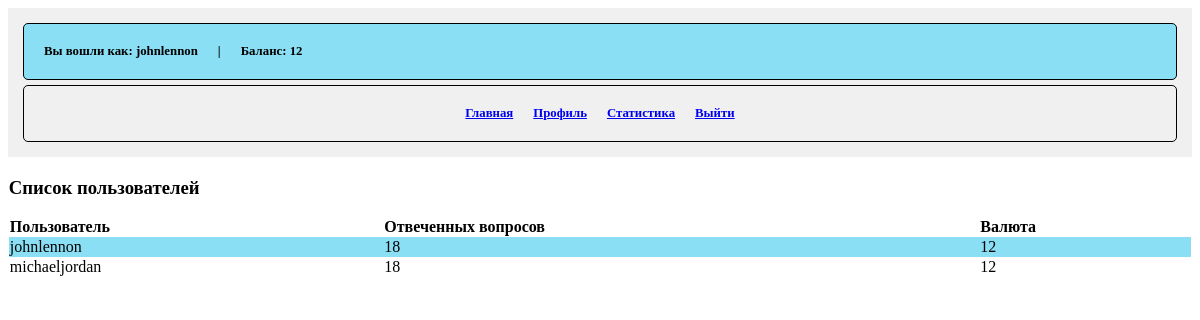
Screenshot of /users/ (signed in) with the database file from the repository.
### polls/models.py (models this page shows, shortened)
class UserProfile(models.Model):
    user = models.OneToOneField(User, on_delete=models.CASCADE)
    currency = models.IntegerField(default=0)
    background_color = models.CharField(max_length=7, default='#FFFFFF')
    border_color = models.CharField(max_length=7, default='#000000')

### polls/views.py (the view)
# urls.py: path('users/', views.user_list, name='user_list'),
def user_list(request):
    users = UserProfile.objects.all().select_related('user')
    answers = UserAnswer.objects.all()
    return render(request, 'user_list.html', {'users': users})

### polls/templates/user_list.html
{% extends 'base.html' %}
{% block content %}
    <h3>Список пользователей</h3>
    <table style="border-collapse: collapse;">
        <tr align="left">
            <th>Пользователь</th>
            <th>Отвеченных вопросов</th>
            <th>Валюта</th>
        </tr>
        {% for profile in users %}
            <tr style="background-color: {{ profile.background_color }}; border-color: {{ profile.border_color }};">
                <td>{{ profile.user.username }}</td>
                <td>{{ profile.user.useranswer_set.count }}</td>
                <td>{{ profile.currency }}</td>
            </tr>
        {% endfor %}
    </table>
{% endblock %}

### polls/templates/base.html (shortened to what this page needs)
<!DOCTYPE html>
<html lang="en">
<head>
</head>
<body>
    <header>
        {% if user.is_authenticated %}
            <span style="border-color: {{ user.userprofile.border_color }}; background: {{ user.userprofile.background_color }};  display: flex; justify-content: flex-start;">
                <a>Вы вошли как: {{ user.username }}</a>
                <a>|</a>
                <a>Баланс: {{ user.userprofile.currency }}</a>
            </span>
            <span style="display: flex; justify-content: center;">
                <a href="{% url 'quizzes_list' %}">Главная</a>
                <a href="{% url 'user_profile' %}">Профиль</a>
                <a href="{% url 'user_list' %}">Статистика</a>
                <a href="{% url 'logout' %}">Выйти</a>
            </span>
        {% else %}
            <span>
                Вы не вошли в систему
            </span>
        {% endif %}
    </header>
    <main>
        {% block content %}
        {% endblock %}
    </main>
</body>
</html>

### polls/templates/base.html (style rules this page uses)
header { display: block; font-size: .8em; font-weight: bold; justify-content: space-between; padding: 10px; background-color: #f0f0f0; }
main { padding: .8px; }
span { display: flex; font-size: 1em; justify-content: space-between; border: 1px solid black; border-radius: 5px; margin: 5px; padding: 10px; }
a { padding: 10px; }
table { border-collapse: collapse; width: 100%; padding: 10px; }

### rows the page displays
UserProfile: user.username "johnlennon", user.useranswer_set.count "18", currency "12"
UserProfile: user.username "michaeljordan", user.useranswer_set.count "18", currency "12"

### other values shown
{{ user.username }} "johnlennon"
{{ user.userprofile.currency }} "12"
